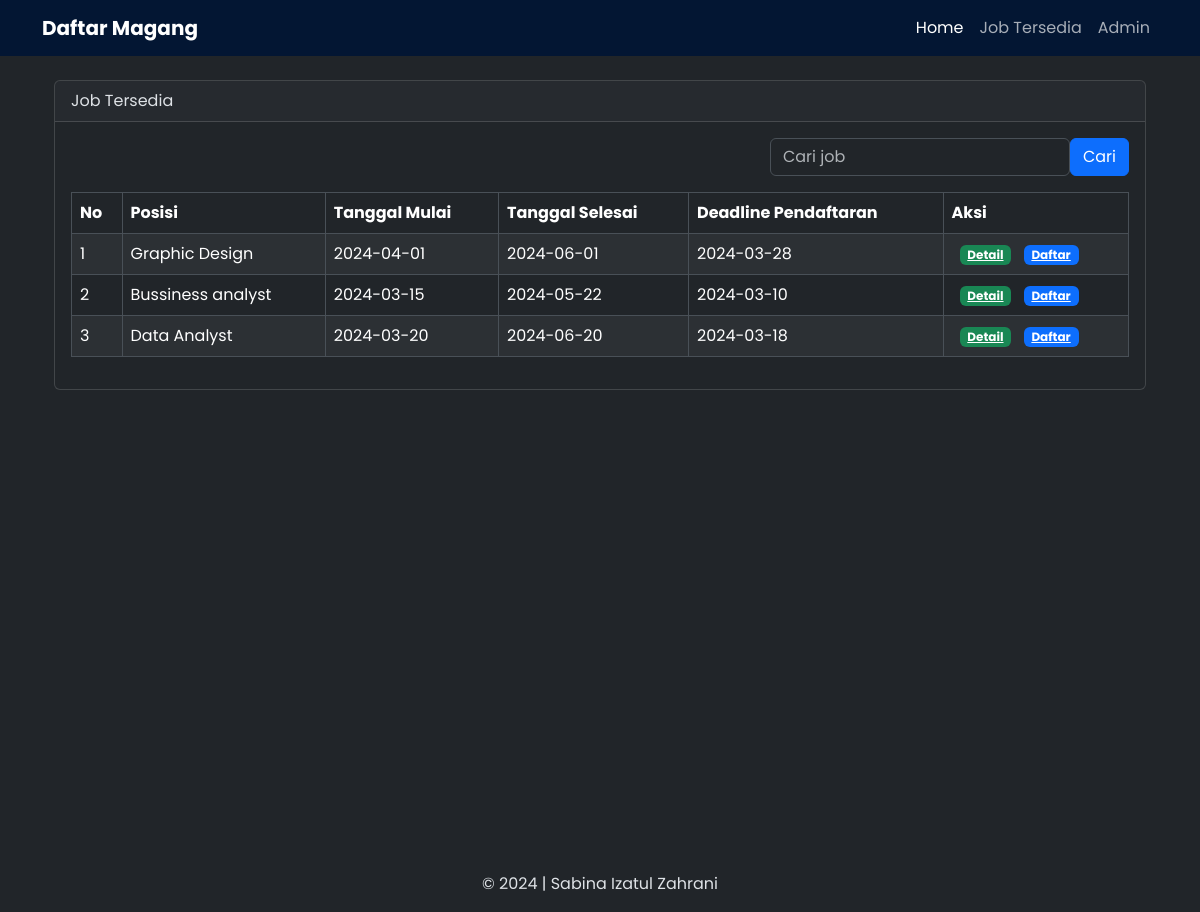
Screenshot of /public/job with the database file from the repository.
### tables this page shows
CREATE TABLE `job` (
  `id` int(11) NOT NULL,
  `nama` varchar(100) NOT NULL,
  `jobdesc` text NOT NULL,
  `jobstart` date NOT NULL,
  `jobend` date NOT NULL,
  `registerend` date NOT NULL,
  `jobadded` timestamp NOT NULL DEFAULT current_timestamp(),
  `lokasi` text NOT NULL,
  `workingtype` varchar(3) NOT NULL
);

### app/config/Controller.php (called while the page is built, shortened)
<?php
class Controller
{
    public function view($view, $data = [])
    {
        require_once '../app/views/' . $view . '.php';
    }
    function model($model) {
        return new $model;
    }
}

### app/controllers/Job.php (called while the page is built, shortened)
<?php
class Job extends Controller
{
    public function index()
    {
        $data['title'] = "Job Tersedia";
        $data['job'] = $this->model("JobModel")->getAllJob();
        $this->view('templates/header', $data);
        $this->view('templates/navbar');
        $this->view('job/index', $data);
        $this->view('templates/footer');
    }
}

### app/config/App.php (called while the page is built, shortened)
<?php
class App
{
    protected $method = 'index';
    protected $params = [];
    public function __construct()
    {
        $this->controller = new $this->controller;
        call_user_func_array([$this->controller, $this->method], $this->params);
    }
}

### public/index.php (called while the page is built, shortened)
<?php
$new = new App;

### app/config/Database.php (called while the page is built, shortened)
<?php
class Database
{
    private $host = DB_HOST;
    private $user = DB_USER;
    private $pass = DB_PASS;
    private $db_name = DB_NAME;
    private $dbh;
    private $stmt;
    public function __construct()
    {
        $dsn = 'mysql:host=' . $this->host . ';dbname=' . $this->db_name;
        $option = [
            PDO::ATTR_PERSISTENT => true,
            PDO::ATTR_ERRMODE => PDO::ERRMODE_EXCEPTION
        ];
        try {
            $this->dbh = new PDO($dsn, $this->user, $this->pass, $option);
        } catch (PDOException $e) {
            die($e->getMessage());
        }
    }
    public function query($query)
    {
        $this->stmt = $this->dbh->prepare($query);
    }
    public function execute()
    {
        $this->stmt->execute();
    }
    public function resultAll()
    {
        $this->execute();
        return $this->stmt->fetchAll(PDO::FETCH_ASSOC);
    }
}

### app/models/JobModel.php (called while the page is built, shortened)
<?php
class JobModel
{
    private $db;
    public function __construct()
    {
        $this->db = new Database;
    }
    public function getAllJob()
    {
        $this->db->query("SELECT * FROM job");
        return $this->db->resultAll();
    }
}

### app/views/job/index.php (the view, shortened to what this page needs)
<div class="container">
    <div class="row">
        <div class="col-lg-12 mt-2" style="min-height: 480px;">
            <div class="card">
                <div class="card-header">
                    Job Tersedia
                </div>
                <div class="card-body">
                    <div class="row">
                        <div class="col">
                            <form class="form-inline float-end d-flex align-items-center" method="POST" action="<?= BASE_URL; ?>job/search">
                                <input type="text" class="form-control" style="max-width: 300px;" name="keyword" id="keyword" placeholder="Cari job">
                                <input type="submit" class="btn btn-primary" name="cari" id="tombolCari" value="Cari">
                            </form>
                        </div>
                    </div>
                    <div class="row mt-3">
                        <div class="col">
                            <table class="table table-bordered table-striped">
                                <thead style="background-color: brown;">
                                    <tr>
                                        <th>No</th>
                                        <th>Posisi</th>
                                        <th>Tanggal Mulai</th>
                                        <th>Tanggal Selesai</th>
                                        <th>Deadline Pendaftaran</th>
                                        <th>Aksi</th>
                                    </tr>
                                </thead>
                                <tbody>
                                    <?php
                                    $no = 0;
                                    foreach ($data['job'] as $job) :
                                        $no++;
                                    ?>
                                        <tr>
                                            <td><?php echo $no; ?></td>
                                            <td><?php echo $job['nama']; ?></td>
                                            <td><?php echo $job['jobstart']; ?></td>
                                            <td><?php echo $job['jobend']; ?></td>
                                            <td><?php echo $job['registerend']; ?></td>
                                            <td>
                                                <a href="<?= BASE_URL; ?>job/detail/<?= $job['id'];?>" class="badge bg-success ms-2">Detail</a>
                                                <a href="<?= BASE_URL; ?>job/apply/<?= $job['id']; ?>" class="badge bg-primary ms-2">Daftar</a>
                                            </td>
                                        </tr>
                                    <?php endforeach; ?>
                                </tbody>
                            </table>
                        </div>
                    </div>
                </div>
            </div>
        </div>
    </div>
</div>

### app/views/templates/header.php (shortened to what this page needs)
<!DOCTYPE html>
<html lang="en" data-bs-theme="dark">
<head>
    <link rel="stylesheet" href="<?= BASE_URL; ?>css/bootstrap.min.css">
</head>
<body>

### app/views/templates/navbar.php (shortened to what this page needs)
<nav class="navbar navbar-expand-lg sticky-top bg-primary-subtle">
  <div class="container">
    <a class="navbar-brand" href="#">
      <span class="fw-bold">Daftar Magang</span>
    </a>
    <div class="collapse navbar-collapse" id="navbarNav">
      <ul class="navbar-nav ms-auto">
        <li class="nav-item">
          <a class="nav-link active" aria-current="page" href="<?= BASE_URL; ?>">Home</a>
        </li>
        <li class="nav-item">
          <a class="nav-link" href="<?= BASE_URL; ?>job">Job Tersedia</a>
        </li>
        <li class="nav-item">
          <a class="nav-link" href="<?= BASE_URL; ?>login">Admin</a>
        </li>
      </ul>
    </div>
  </div>
</nav>
<main style="height: 100vh;">
  <div class="container mt-3">

### app/views/templates/footer.php (shortened to what this page needs)
</div>
</main>
<footer>
    <div class="container">
        <div class="row">
            <div class="col-md-12 text-center">
                <p>&copy; 2024 | Sabina Izatul Zahrani</p>
            </div>
        </div>
    </div>
</footer>
</body>
</html>

### app/views/templates/header.php (style rules this page uses)
* { font-family: 'Poppins', sans-serif; }

### rows the page displays
job: nama "Graphic Design", jobstart "2024-04-01", jobend "2024-06-01", registerend "2024-03-28"
job: nama "Bussiness analyst", jobstart "2024-03-15", jobend "2024-05-22", registerend "2024-03-10"
job: nama "Data Analyst", jobstart "2024-03-20", jobend "2024-06-20", registerend "2024-03-18"
